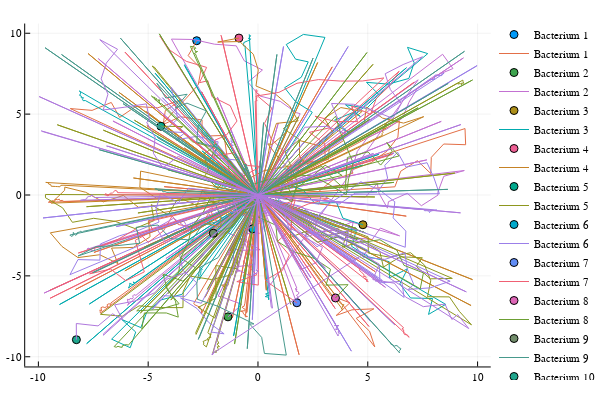

Notebook code cell kept with this figure:
### Markdown cell above
### Plot for sanity check

### Code cell
## Plot the path of each bacterium
using Plots
plotly()
S = length(keys(D_ABFO0["Path_Dict"]))
R = [-10,10]
scatter(xlim = R, ylim = R)
for i=1:S
    Path_i = D_ABFO0["Path_Dict"][i]
    if size(Path_i,2)!=1
        scatter!([Path_i[1,1]], [Path_i[2,1]], label = "Bacterium $i")
        plot!(Path_i[1,:], Path_i[2,:], label = "Bacterium $i")
    end
end
plot!()

### Figure 1 — Plotly figure (JSON) as saved in the notebook; plotly's stock layout.template omitted (floating-point values rounded to 4 significant figures; data arrays with more than 128 entries replaced by an {"elided": "..."} marker saying what was removed)
{"data": [{"colorbar": {"title": ""}, "hoverinfo": "text", "legendgroup": "Bacterium 1", "marker": {"color": "rgba(0, 154, 250, 1.000)", "line": {"color": "rgba(0, 0, 0, 1.000)", "width": 1}, "size": 8, "symbol": "circle"}, "mode": "markers", "name": "Bacterium 1", "showlegend": true, "text": [null], "type": "scatter", "x": [-2.79], "xaxis": "x1", "y": [9.537], "yaxis": "y1", "zmax": 0.1, "zmin": -0.1}, {"colorbar": {"title": ""}, "hoverinfo": "text", "legendgroup": "Bacterium 1", "line": {"color": "rgba(227, 111, 71, 1.000)", "dash": "solid", "shape": "linear", "width": 1}, "mode": "lines", "name": "Bacterium 1", "showlegend": true, "text": {"elided": "381 null values"}, "type": "scatter", "x": {"elided": "381 float values"}, "xaxis": "x1", "y": {"elided": "381 float values"}, "yaxis": "y1", "zmax": 0.1, "zmin": -0.1}, {"colorbar": {"title": ""}, "hoverinfo": "text", "legendgroup": "Bacterium 2", "marker": {"color": "rgba(62, 164, 78, 1.000)", "line": {"color": "rgba(0, 0, 0, 1.000)", "width": 1}, "size": 8, "symbol": "circle"}, "mode": "markers", "name": "Bacterium 2", "showlegend": true, "text": [null], "type": "scatter", "x": [-1.367], "xaxis": "x1", "y": [-7.533], "yaxis": "y1", "zmax": 0.1, "zmin": -0.1}, {"colorbar": {"title": ""}, "hoverinfo": "text", "legendgroup": "Bacterium 2", "line": {"color": "rgba(195, 113, 210, 1.000)", "dash": "solid", "shape": "linear", "width": 1}, "mode": "lines", "name": "Bacterium 2", "showlegend": true, "text": {"elided": "359 null values"}, "type": "scatter", "x": {"elided": "359 float values"}, "xaxis": "x1", "y": {"elided": "359 float values"}, "yaxis": "y1", "zmax": 0.1, "zmin": -0.1}, {"colorbar": {"title": ""}, "hoverinfo": "text", "legendgroup": "Bacterium 3", "marker": {"color": "rgba(172, 142, 24, 1.000)", "line": {"color": "rgba(0, 0, 0, 1.000)", "width": 1}, "size": 8, "symbol": "circle"}, "mode": "markers", "name": "Bacterium 3", "showlegend": true, "text": [null], "type": "scatter", "x": [4.778], "xaxis": "x1", "y": [-1.84], "yaxis": "y1", "zmax": 0.1, "zmin": -0.1}, {"colorbar": {"title": ""}, "hoverinfo": "text", "legendgroup": "Bacterium 3", "line": {"color": "rgba(0, 170, 174, 1.000)", "dash": "solid", "shape": "linear", "width": 1}, "mode": "lines", "name": "Bacterium 3", "showlegend": true, "text": {"elided": "323 null values"}, "type": "scatter", "x": {"elided": "323 float values"}, "xaxis": "x1", "y": {"elided": "323 float values"}, "yaxis": "y1", "zmax": 0.1, "zmin": -0.1}, {"colorbar": {"title": ""}, "hoverinfo": "text", "legendgroup": "Bacterium 4", "marker": {"color": "rgba(237, 94, 147, 1.000)", "line": {"color": "rgba(0, 0, 0, 1.000)", "width": 1}, "size": 8, "symbol": "circle"}, "mode": "markers", "name": "Bacterium 4", "showlegend": true, "text": [null], "type": "scatter", "x": [-0.8665], "xaxis": "x1", "y": [9.703], "yaxis": "y1", "zmax": 0.1, "zmin": -0.1}, {"colorbar": {"title": ""}, "hoverinfo": "text", "legendgroup": "Bacterium 4", "line": {"color": "rgba(198, 130, 37, 1.000)", "dash": "solid", "shape": "linear", "width": 1}, "mode": "lines", "name": "Bacterium 4", "showlegend": true, "text": {"elided": "339 null values"}, "type": "scatter", "x": {"elided": "339 float values"}, "xaxis": "x1", "y": {"elided": "339 float values"}, "yaxis": "y1", "zmax": 0.1, "zmin": -0.1}, {"colorbar": {"title": ""}, "hoverinfo": "text", "legendgroup": "Bacterium 5", "marker": {"color": "rgba(0, 169, 141, 1.000)", "line": {"color": "rgba(0, 0, 0, 1.000)", "width": 1}, "size": 8, "symbol": "circle"}, "mode": "markers", "name": "Bacterium 5", "showlegend": true, "text": [null], "type": "scatter", "x": [-4.42], "xaxis": "x1", "y": [4.25], "yaxis": "y1", "zmax": 0.1, "zmin": -0.1}, {"colorbar": {"title": ""}, "hoverinfo": "text", "legendgroup": "Bacterium 5", "line": {"color": "rgba(142, 151, 30, 1.000)", "dash": "solid", "shape": "linear", "width": 1}, "mode": "lines", "name": "Bacterium 5", "showlegend": true, "text": {"elided": "420 null values"}, "type": "scatter", "x": {"elided": "420 float values"}, "xaxis": "x1", "y": {"elided": "420 float values"}, "yaxis": "y1", "zmax": 0.1, "zmin": -0.1}, {"colorbar": {"title": ""}, "hoverinfo": "text", "legendgroup": "Bacterium 6", "marker": {"color": "rgba(0, 169, 204, 1.000)", "line": {"color": "rgba(0, 0, 0, 1.000)", "width": 1}, "size": 8, "symbol": "circle"}, "mode": "markers", "name": "Bacterium 6", "showlegend": true, "text": [null], "type": "scatter", "x": [-0.2366], "xaxis": "x1", "y": [-2.091], "yaxis": "y1", "zmax": 0.1, "zmin": -0.1}, {"colorbar": {"title": ""}, "hoverinfo": "text", "legendgroup": "Bacterium 6", "line": {"color": "rgba(155, 127, 233, 1.000)", "dash": "solid", "shape": "linear", "width": 1}, "mode": "lines", "name": "Bacterium 6", "showlegend": true, "text": {"elided": "385 null values"}, "type": "scatter", "x": {"elided": "385 float values"}, "xaxis": "x1", "y": {"elided": "385 float values"}, "yaxis": "y1", "zmax": 0.1, "zmin": -0.1}, {"colorbar": {"title": ""}, "hoverinfo": "text", "legendgroup": "Bacterium 7", "marker": {"color": "rgba(97, 141, 246, 1.000)", "line": {"color": "rgba(0, 0, 0, 1.000)", "width": 1}, "size": 8, "symbol": "circle"}, "mode": "markers", "name": "Bacterium 7", "showlegend": true, "text": [null], "type": "scatter", "x": [1.771], "xaxis": "x1", "y": [-6.663], "yaxis": "y1", "zmax": 0.1, "zmin": -0.1}, {"colorbar": {"title": ""}, "hoverinfo": "text", "legendgroup": "Bacterium 7", "line": {"color": "rgba(240, 96, 115, 1.000)", "dash": "solid", "shape": "linear", "width": 1}, "mode": "lines", "name": "Bacterium 7", "showlegend": true, "text": {"elided": "322 null values"}, "type": "scatter", "x": {"elided": "322 float values"}, "xaxis": "x1", "y": {"elided": "322 float values"}, "yaxis": "y1", "zmax": 0.1, "zmin": -0.1}, {"colorbar": {"title": ""}, "hoverinfo": "text", "legendgroup": "Bacterium 8", "marker": {"color": "rgba(221, 101, 182, 1.000)", "line": {"color": "rgba(0, 0, 0, 1.000)", "width": 1}, "size": 8, "symbol": "circle"}, "mode": "markers", "name": "Bacterium 8", "showlegend": true, "text": [null], "type": "scatter", "x": [3.529], "xaxis": "x1", "y": [-6.365], "yaxis": "y1", "zmax": 0.1, "zmin": -0.1}, {"colorbar": {"title": ""}, "hoverinfo": "text", "legendgroup": "Bacterium 8", "line": {"color": "rgba(108, 159, 51, 1.000)", "dash": "solid", "shape": "linear", "width": 1}, "mode": "lines", "name": "Bacterium 8", "showlegend": true, "text": {"elided": "272 null values"}, "type": "scatter", "x": {"elided": "272 float values"}, "xaxis": "x1", "y": {"elided": "272 float values"}, "yaxis": "y1", "zmax": 0.1, "zmin": -0.1}, {"colorbar": {"title": ""}, "hoverinfo": "text", "legendgroup": "Bacterium 9", "marker": {"color": "rgba(113, 140, 106, 1.000)", "line": {"color": "rgba(0, 0, 0, 1.000)", "width": 1}, "size": 8, "symbol": "circle"}, "mode": "markers", "name": "Bacterium 9", "showlegend": true, "text": [null], "type": "scatter", "x": [-2.035], "xaxis": "x1", "y": [-2.364], "yaxis": "y1", "zmax": 0.1, "zmin": -0.1}, {"colorbar": {"title": ""}, "hoverinfo": "text", "legendgroup": "Bacterium 9", "line": {"color": "rgba(71, 153, 140, 1.000)", "dash": "solid", "shape": "linear", "width": 1}, "mode": "lines", "name": "Bacterium 9", "showlegend": true, "text": {"elided": "353 null values"}, "type": "scatter", "x": {"elided": "353 float values"}, "xaxis": "x1", "y": {"elided": "353 float values"}, "yaxis": "y1", "zmax": 0.1, "zmin": -0.1}, {"colorbar": {"title": ""}, "hoverinfo": "text", "legendgroup": "Bacterium 10", "marker": {"color": "rgba(31, 166, 141, 1.000)", "line": {"color": "rgba(0, 0, 0, 1.000)", "width": 1}, "size": 8, "symbol": "circle"}, "mode": "markers", "name": "Bacterium 10", "showlegend": true, "text": [null], "type": "scatter", "x": [-8.269], "xaxis": "x1", "y": [-8.945], "yaxis": "y1", "zmax": 0.1, "zmin": -0.1}, {"colorbar": {"title": ""}, "hoverinfo": "text", "legendgroup": "Bacterium 10", "line": {"color": "rgba(175, 120, 221, 1.000)", "dash": "solid", "shape": "linear", "width": 1}, "mode": "lines", "name": "Bacterium 10", "showlegend": true, "text": {"elided": "351 null values"}, "type": "scatter", "x": {"elided": "351 float values"}, "xaxis": "x1", "y": {"elided": "351 float values"}, "yaxis": "y1", "zmax": 0.1, "zmin": -0.1}], "layout": {"annotations": [], "height": 400, "legend": {"bgcolor": "rgba(255, 255, 255, 1.000)", "bordercolor": "rgba(0, 0, 0, 1.000)", "font": {"color": "rgba(0, 0, 0, 1.000)", "family": "sans-serif", "size": 11}, "tracegroupgap": 0, "x": 1, "y": 1}, "margin": {"b": 20, "l": 0, "r": 0, "t": 20}, "paper_bgcolor": "rgba(255, 255, 255, 1.000)", "plot_bgcolor": "rgba(255, 255, 255, 1.000)", "showlegend": true, "width": 600, "xaxis": {"anchor": "y1", "domain": [0.05101, 0.9934], "gridcolor": "rgba(0, 0, 0, 0.100)", "gridwidth": 0.5, "linecolor": "rgba(0, 0, 0, 1.000)", "mirror": false, "range": [-10.6, 10.6], "showgrid": true, "showline": true, "showticklabels": true, "tickangle": 0, "tickcolor": "rgb(0, 0, 0)", "tickfont": {"color": "rgba(0, 0, 0, 1.000)", "family": "sans-serif", "size": 11}, "tickmode": "array", "ticks": "inside", "ticktext": ["-10", "-5", "0", "5", "10"], "tickvals": [-10, -5, 0, 5, 10], "title": "", "titlefont": {"color": "rgba(0, 0, 0, 1.000)", "family": "sans-serif", "size": 15}, "type": "-", "visible": true, "zeroline": false, "zerolinecolor": "rgba(0, 0, 0, 1.000)"}, "yaxis": {"anchor": "x1", "domain": [0.03762, 0.9902], "gridcolor": "rgba(0, 0, 0, 0.100)", "gridwidth": 0.5, "linecolor": "rgba(0, 0, 0, 1.000)", "mirror": false, "range": [-10.6, 10.6], "showgrid": true, "showline": true, "showticklabels": true, "tickangle": 0, "tickcolor": "rgb(0, 0, 0)", "tickfont": {"color": "rgba(0, 0, 0, 1.000)", "family": "sans-serif", "size": 11}, "tickmode": "array", "ticks": "inside", "ticktext": ["-10", "-5", "0", "5", "10"], "tickvals": [-10, -5, 0, 5, 10], "title": "", "titlefont": {"color": "rgba(0, 0, 0, 1.000)", "family": "sans-serif", "size": 15}, "type": "-", "visible": true, "zeroline": false, "zerolinecolor": "rgba(0, 0, 0, 1.000)"}}}
